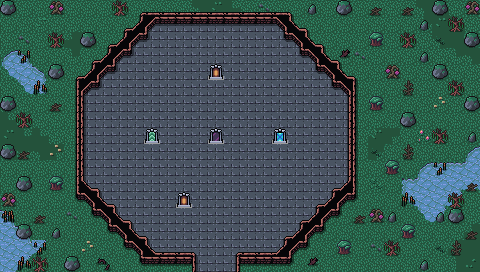

This game map was drawn from its Tiled (.tmx) file and the tilesets committed beside it. A one-line description and the trimmed map source follow:
An orthogonal 30x17 tile map with 16x16 px tiles, 4 tile layers (Collision, Background, Ground, Clutter), 2 tilesets and 6 objects.

<map version="1.5" tiledversion="1.7.2" orientation="orthogonal" renderorder="right-down" width="30" height="17" tilewidth="16" tileheight="16" infinite="0" nextlayerid="7" nextobjectid="66">
 <editorsettings>
  <export target="wastetown..tmx" format="tmx" />
 </editorsettings>
 <tileset firstgid="1" source="../../tileset/main.tsx" />
 <tileset firstgid="3477" source="../../tileset/buildings.tsx" />
 <layer id="6" name="Collision" width="30" height="17">
  <data>[510 cells, 108 non-empty, 9 distinct tile ids]</data>
 </layer>
 <layer id="1" name="Background" width="30" height="17">
  <data>[510 cells, 510 non-empty, 5 distinct tile ids]</data>
 </layer>
 <layer id="2" name="Ground" width="30" height="17">
  <data>[510 cells, 186 non-empty, 34 distinct tile ids]</data>
 </layer>
 <layer id="3" name="Clutter" width="30" height="17">
  <properties>
   <property name="spriteLayer" type="bool" value="true" />
  </properties>
  <data>[510 cells, 89 non-empty, 23 distinct tile ids]</data>
 </layer>
 <objectgroup id="4" name="Objects">
  <object id="60" template="../../obj/door_up.tx" x="207.5" y="271.5">
   <properties>
    <property name="teleport" value="maps/map/portal_1B2.tmx" />
    <property name="teleportObjectId" value="60" />
   </properties>
  </object>
  <object id="61" template="../../obj/door_down.tx" x="144" y="144.5">
   <properties>
    <property name="teleport" value="maps/map/portal_1G.tmx" />
    <property name="teleportObjectId" value="76" />
   </properties>
  </object>
  <object id="62" template="../../obj/door_down.tx" x="176.5" y="207">
   <properties>
    <property name="teleport" value="maps/map/portal_1R.tmx" />
    <property name="teleportObjectId" value="70" />
   </properties>
  </object>
  <object id="63" template="../../obj/door_down.tx" x="208.5" y="144.5">
   <properties>
    <property name="teleport" value="maps/map/portal_1.tmx" />
    <property name="teleportObjectId" value="75" />
   </properties>
  </object>
  <object id="64" template="../../obj/door_down.tx" x="208.5" y="81">
   <properties>
    <property name="teleport" value="maps/map/portal_1W.tmx" />
    <property name="teleportObjectId" value="78" />
   </properties>
  </object>
  <object id="65" template="../../obj/door_down.tx" x="272.5" y="143.5">
   <properties>
    <property name="teleport" value="maps/map/portal_1U.tmx" />
    <property name="teleportObjectId" value="81" />
   </properties>
  </object>
 </objectgroup>
</map>
